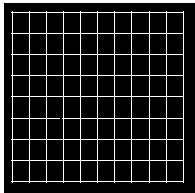
%> input picture ivp lab/iivp-lab-2017/iivp-lab-2017/Lab10 Adv/Image_4.bmp, 195 x 193 px
$ octave backup_2.m   (GNU Octave 9; MATLAB toolbox functions it lacks are replaced by stand-ins)
%> lines starting %> are read from the running program, lines starting %| are printed output that depends on the picture; in (x1, y1, x2, y2) boxes, pixels count from 0 and x2, y2 are one past the last pixel; in counts of white or black regions, pixels touching at a corner belong together; the program's own positions count from 1
I = imread('Image_4.bmp');
%> I: size 193x195 logical; 12.5% white; 2 white regions, box (x1, y1, x2, y2) and area: (11, 11, 184, 183) 3348, (0, 0, 195, 193) 1345
%I = rgb2gray(I);
%I = double(mat2gray(I));
I = imresize(I, [256 256]);
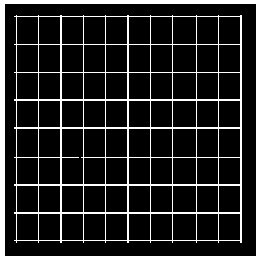
%> I: size 256x256 logical; 12.6% white; 2 white regions, box (x1, y1, x2, y2) and area: (14, 15, 242, 243) 5972, (0, 0, 256, 256) 2284

[rows,cols] = size(I);
%> rows = 256; cols = 256

f = fftshift(fft2(I));

fLog = log(1 + abs(f));
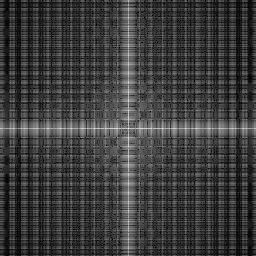
%> fLog: size 256x256 double; min 0.00271, max 9.02, mean 2.17; drawn with min black and max white

filter = (fLog > 1*max(fLog(:)) ) | (fLog < 0.08*max(fLog(:)) );
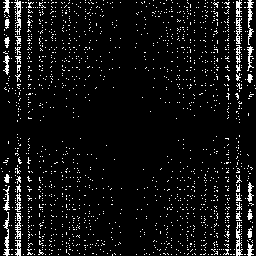
%> filter: size 256x256 logical; 6.6% white in thin lines or dots

B = abs(ifft2(f.*filter));
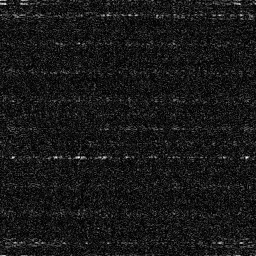
%> B: size 256x256 double; min 1.21e-08, max 0.00584, mean 0.000551; drawn with min black and max white

colormap(gray)
subplot(2,2,1),imagesc(I); title('Original Image')
subplot(2,2,2),imagesc(fLog); title('Fourier Image')
subplot(2,2,3),imagesc(filter); title('Zeroed Fourier Image')
subplot(2,2,4),imshow(B); title('Cleaned Image')
annotation('textbox', [0 0.9 1 0.1], ...
    'String', 'Fourier Analysis', ...
    'EdgeColor', 'none', ...
    'HorizontalAlignment', 'center', ...
    'FontSize', 15, ...
    'FontWeight', 'bold')
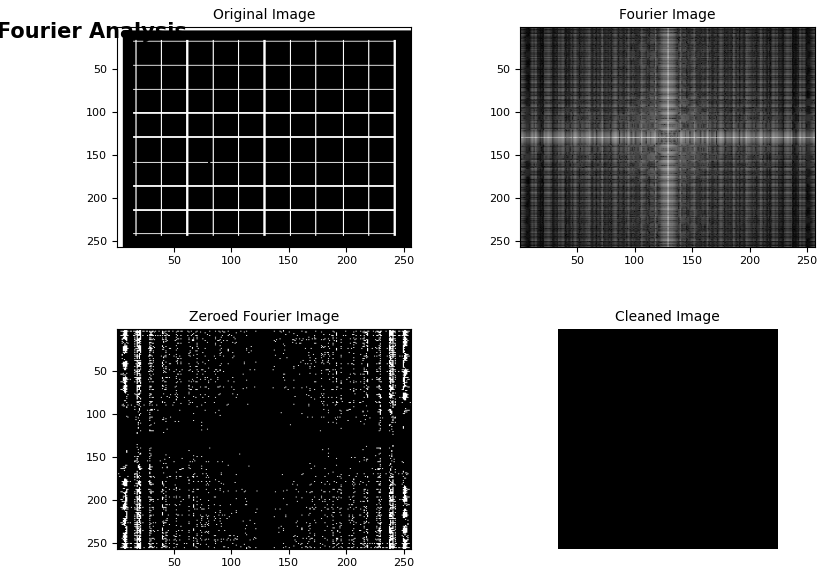
%> figure redrawn from the program's plot data, 5 panels
